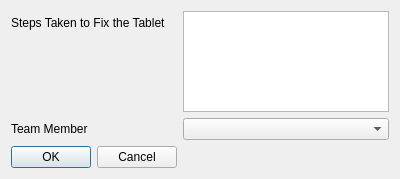
<?xml version="1.0" encoding="UTF-8"?>
<ui version="4.0">
 <class>Dialog</class>
 <widget class="QDialog" name="Dialog">
  <property name="geometry">
   <rect>
    <x>0</x>
    <y>0</y>
    <width>400</width>
    <height>179</height>
   </rect>
  </property>
  <property name="windowTitle">
   <string>New Step</string>
  </property>
  <layout class="QFormLayout" name="formLayout">
   <item row="4" column="0">
    <widget class="QDialogButtonBox" name="buttonBox">
     <property name="orientation">
      <enum>Qt::Horizontal</enum>
     </property>
     <property name="standardButtons">
      <set>QDialogButtonBox::Cancel|QDialogButtonBox::Ok</set>
     </property>
    </widget>
   </item>
   <item row="0" column="0">
    <widget class="QLabel" name="label">
     <property name="text">
      <string>Steps Taken to Fix the Tablet</string>
     </property>
    </widget>
   </item>
   <item row="0" column="1">
    <widget class="QTextEdit" name="stepsEdit"/>
   </item>
   <item row="1" column="1">
    <widget class="QComboBox" name="teamMemberCombo"/>
   </item>
   <item row="1" column="0">
    <widget class="QLabel" name="label_2">
     <property name="text">
      <string>Team Member</string>
     </property>
    </widget>
   </item>
  </layout>
 </widget>
 <resources/>
 <connections>
  <connection>
   <sender>buttonBox</sender>
   <signal>accepted()</signal>
   <receiver>Dialog</receiver>
   <slot>accept()</slot>
   <hints>
    <hint type="sourcelabel">
     <x>248</x>
     <y>254</y>
    </hint>
    <hint type="destinationlabel">
     <x>157</x>
     <y>274</y>
    </hint>
   </hints>
  </connection>
  <connection>
   <sender>buttonBox</sender>
   <signal>rejected()</signal>
   <receiver>Dialog</receiver>
   <slot>reject()</slot>
   <hints>
    <hint type="sourcelabel">
     <x>316</x>
     <y>260</y>
    </hint>
    <hint type="destinationlabel">
     <x>286</x>
     <y>274</y>
    </hint>
   </hints>
  </connection>
 </connections>
</ui>
